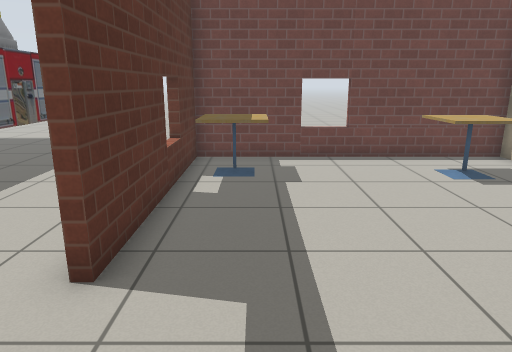
[1] (above)

16 first-person views from a walk through a world built for the Gazebo simulator. The camera is 1.2 m above the floor, tilts 14° down and sees 70° across. The floor is counted in squares, 0.5 m on a side. Each view is taken from the middle of a square. On the plan, view 1 faces up. The plan holds only what a view shows up to about 20 squares ahead; the rest is blank. The robots in the file are not drawn. Simple patterns stand in for the simulator's built-in surfaces.

[2]
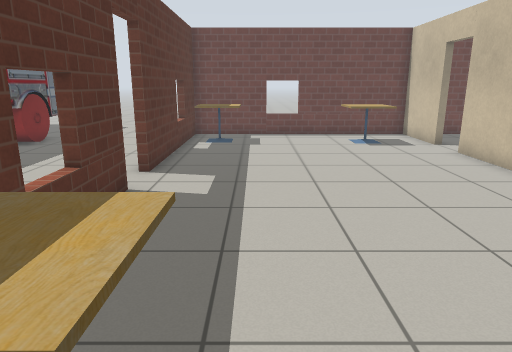

[3]
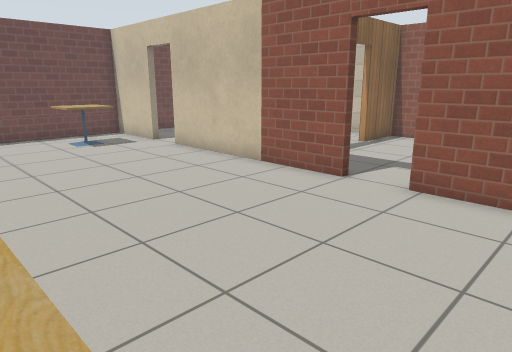

[4]
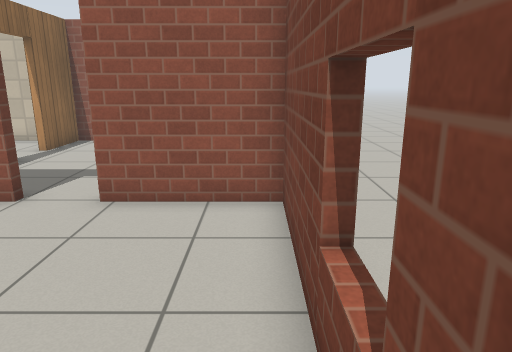

[5]
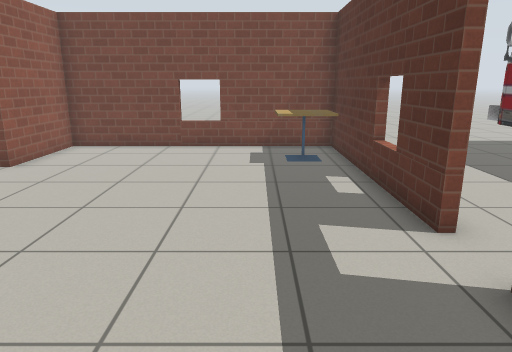

[6]
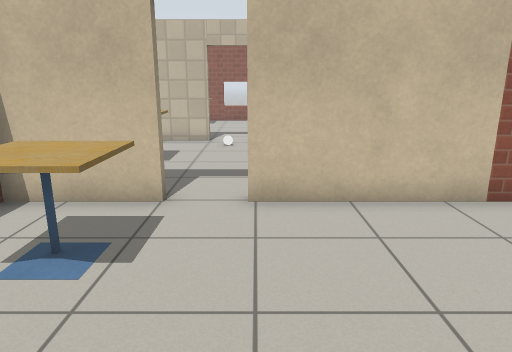

[7]
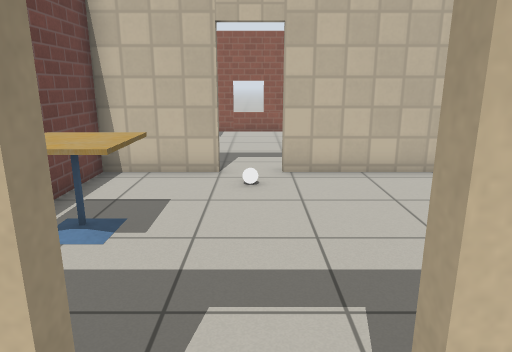

[8]
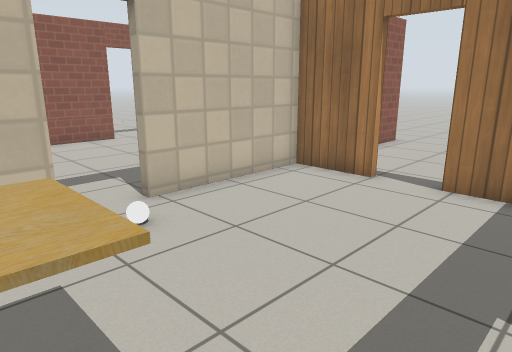

[9]
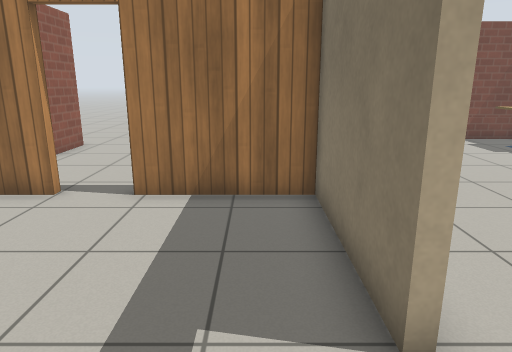

[10]
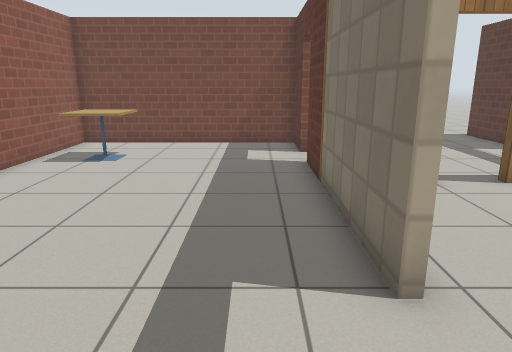

[11]
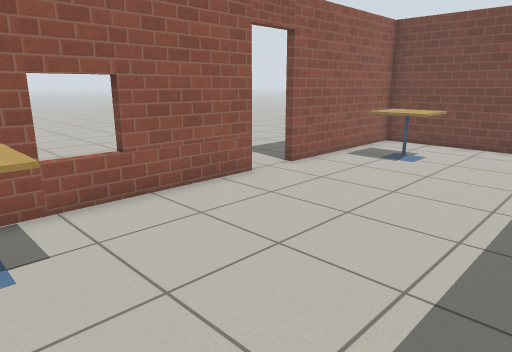

[12]
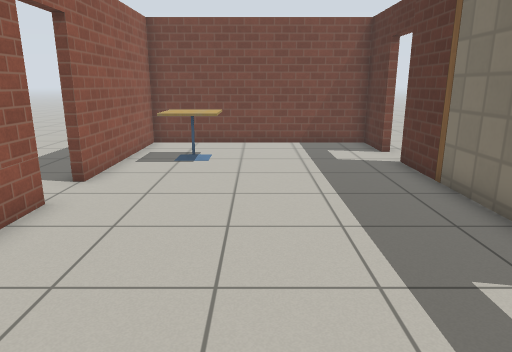

[13]
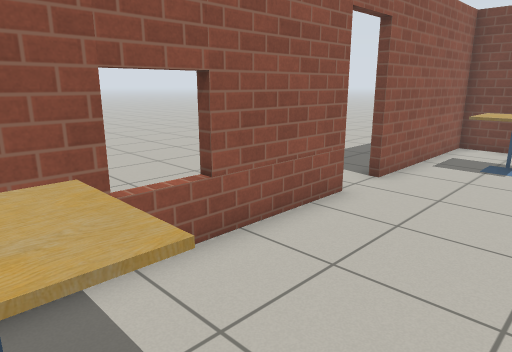

[14]
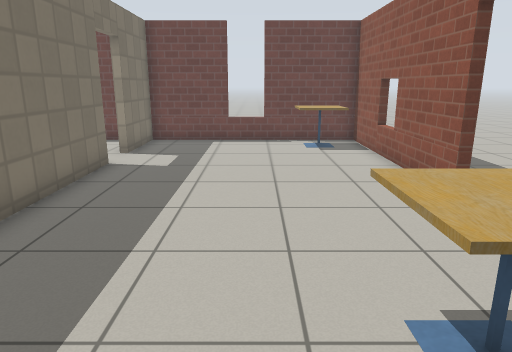

[15]
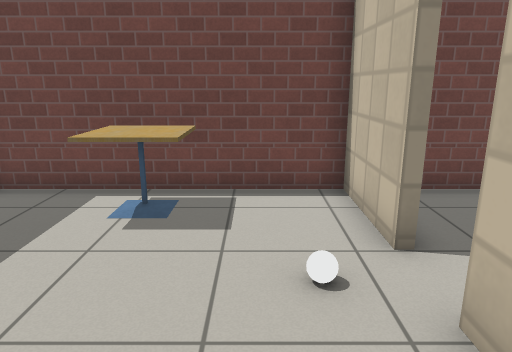

[16]
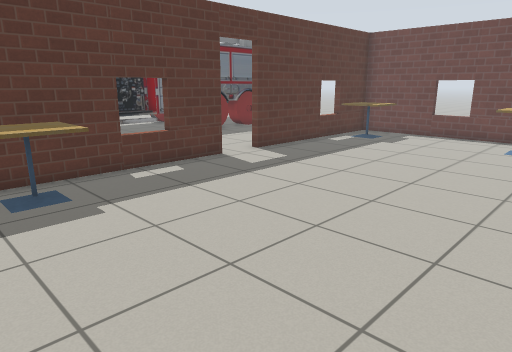

### Floor plan
Points are (right, up) in squares from view 1. A wall is a line through its corners. A room is listed if a view was taken in it or the views show most of it. See-through windows are left out.
Room 1 (views 1, 2, 3, 4, 5, 6, 7, 16)
walls: (-2, 2.4) (-2, -6.6) (8.4, -6.6) (8.4, -2.7); (8.4, -0.9) (8.4, 7.2); (8.4, 9) (8.4, 12.3) (-2, 12.3) (-2, 4)
ways out: open door at (8.5, 8.5) to room 2; open door at (-2, 3.5); open door at (8.5, -1.5)
objects: cafe table (-1, -5) to (0, -3); cafe table (-1, 9) to (0, 11); cafe table (5, 9) to (6, 10)
Room 2 (views 8, 9, 15)
walls: (8.7, 7.2) (8.7, 2.1) (12.7, 2.1); (17.1, 9) (17.1, 12.3) (13.5, 12.3); (14.5, 2.1) (17.1, 2.1) (17.1, 7.3); (11.6, 12.3) (8.9, 12.3)
ways out: open door at (8.5, 8.5) to room 1; open door at (17, 8.5) to room 3; open door at (13.5, 2)
objects: cafe table (12, 10) to (13, 12); white ball (16, 8)
Room 3 (views 10, 11, 12, 13, 14)
walls: (26.4, 3.7) (26.4, 12.3) (25.4, 12.3); (26.2, 7.6) (26.7, 7.6); (17.4, 7.3) (17.4, -0.5); (17.4, -2.2) (17.4, -4.6) (26.4, -4.6) (26.4, 2.1) (26.7, 2.1); (23.5, 12.3) (17.4, 12.3) (17.4, 9)
ways out: open door at (17, 8.5) to room 2; open door at (17, -1.5); open door at (26.5, 2.5)
objects: cafe table (23, -2) to (25, -1); cafe table (24, 10) to (25, 12)

Where each view was taken, in squares from view 1:
view 1: 0 up, 0 right, facing up
view 2: 6 down, 1 right, facing up
view 3: 6 down, 0 right, facing up-right
view 4: 6 down, 1 right, facing right
view 5: 8 up, 1 right, facing down
view 6: 7 up, 1 right, facing right
view 7: 8 up, 7 right, facing right
view 8: 11 up, 10 right, facing down-right
view 9: 10 up, 10 right, facing down
view 10: 11 up, 19 right, facing down
view 11: 11 up, 19 right, facing down-right
view 12: 11 up, 22 right, facing down
view 13: 11 up, 22 right, facing down-right
view 14: 4 down, 22 right, facing up
view 15: 4 up, 15 right, facing up
view 16: 6 down, 8 right, facing up-left
